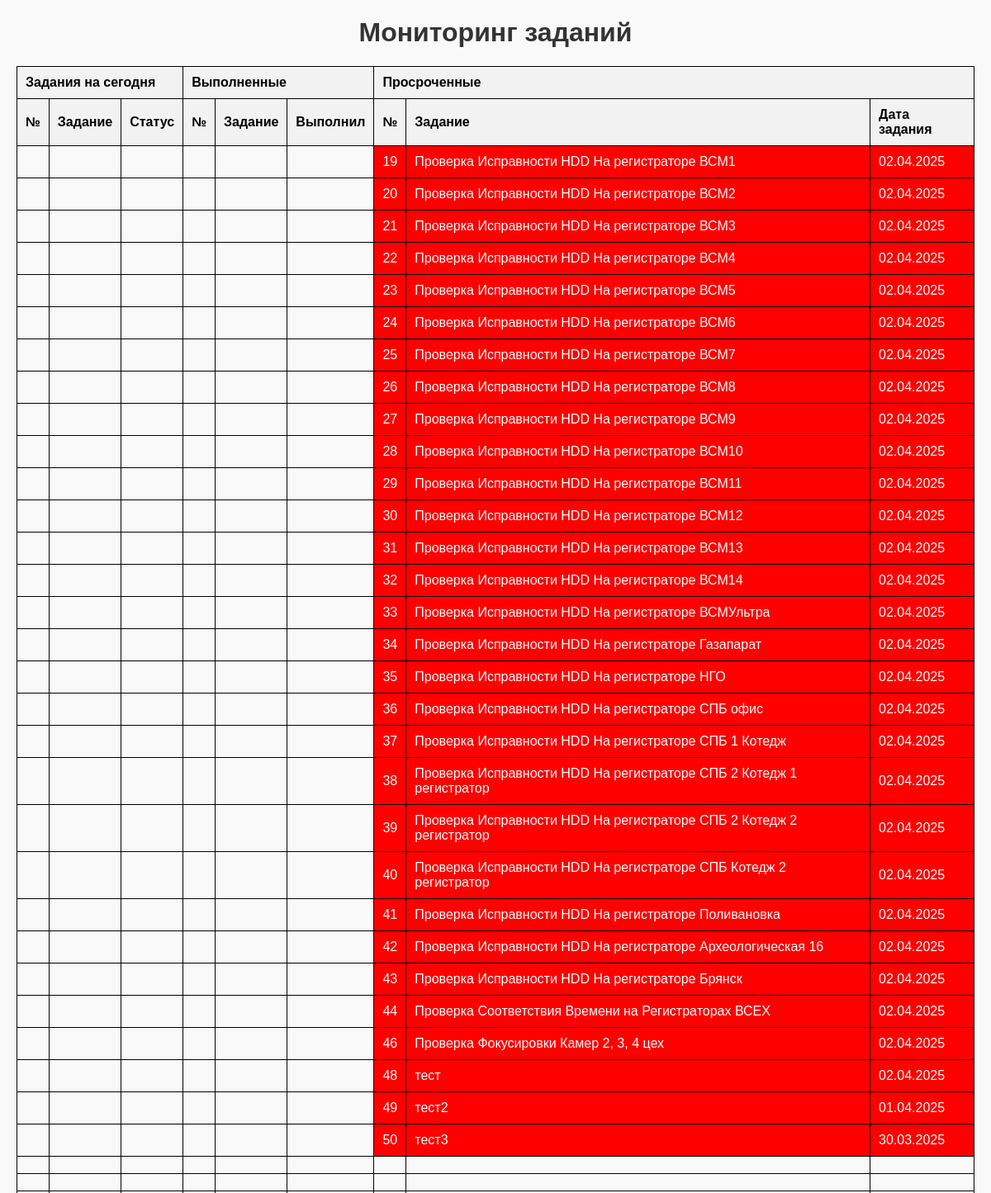
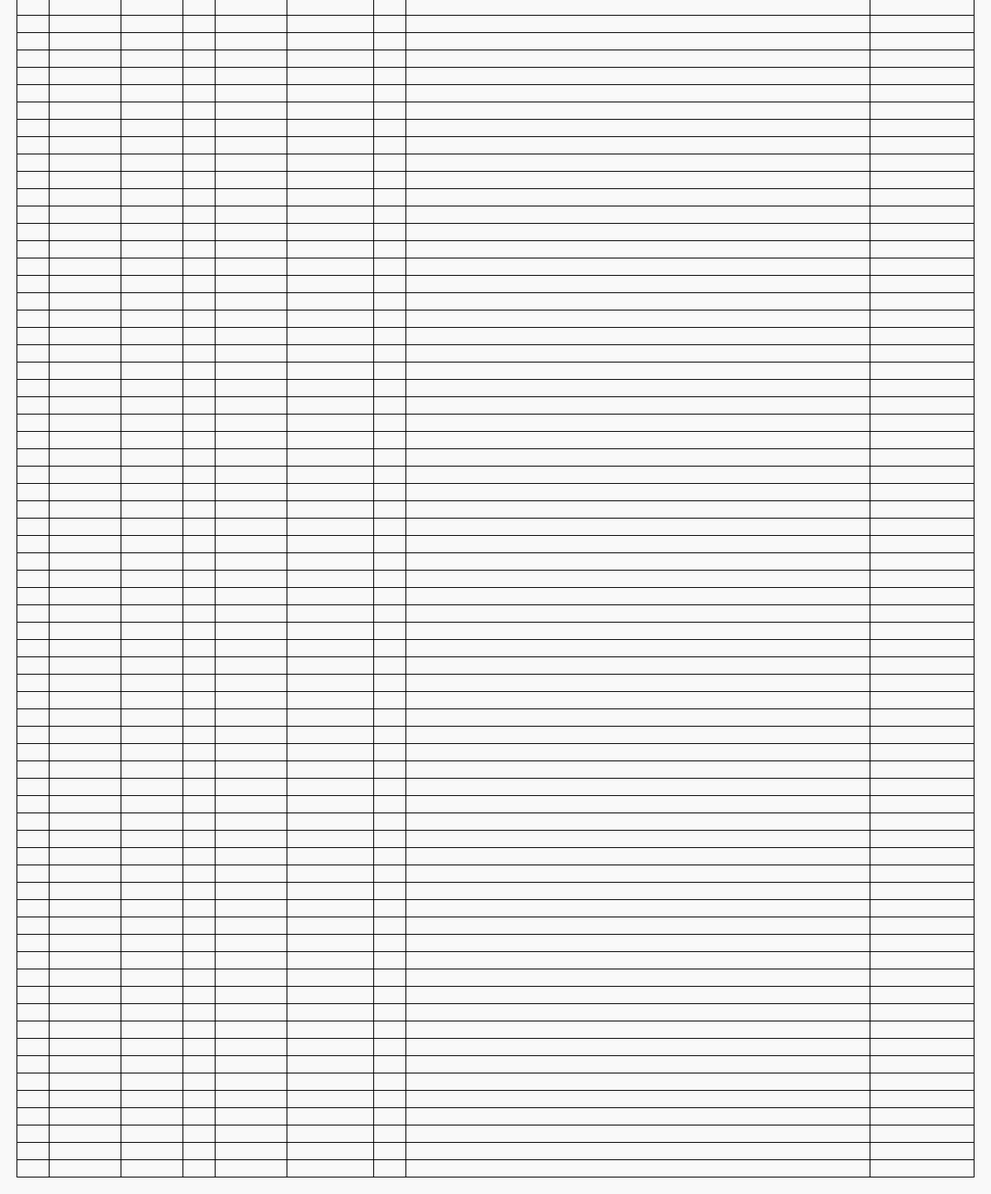
Page /pages/monitor on the committed database (2 pictures, top to bottom).
### tables this page shows
CREATE TABLE result (
	id INTEGER NOT NULL, 
	task VARCHAR NOT NULL, 
	data_create_task VARCHAR, 
	data_task VARCHAR, 
	flag VARCHAR, 
	name_user VARCHAR, 
	data_result_task VARCHAR, 
	id_res INTEGER, 
	PRIMARY KEY (id), 
	FOREIGN KEY(task) REFERENCES tasks (task)
);

### app/pages/router.py (the view)
@router.get('/monitor')
async def get_result_by_id_day_html(request: Request, monitor=Depends(monitor),result_by_id_day=Depends(result_by_id_day), result_good=Depends(result_good), result_bad=Depends(result_bad)):
    return templates.TemplateResponse(name='monitor.html',
                                      context={'request': request, 'monitor': monitor, 'result_by_id_day': result_by_id_day, 'result_good': result_good, 'result_bad': result_bad})

### app/templates/monitor.html (shortened to what this page needs)
<!DOCTYPE html>
<html lang="ru">
<head>
</head>
<body>
<h1>Мониторинг заданий</h1>
<table>
    <thead>
        <tr>
            <th colspan="3">Задания на сегодня</th>
            <th colspan="3">Выполненные</th>
            <th colspan="3">Просроченные</th>
        </tr>
        <tr>
            <th>№</th>
            <th>Задание</th>
            <th>Статус</th>
            <th>№</th>
            <th>Задание</th>
            <th>Выполнил</th>
            <th>№</th>
            <th>Задание</th>
            <th>Дата задания</th>
        </tr>
    </thead>
    <tbody>
      {% for i in range(1, 101) %}
      <tr>
          {% if result_by_id_day|length > 0 and i <= result_by_id_day|length %}
              <td style="background-color: yellow; color: black;">{{ result_by_id_day[i - 1].id }}</td>
              <td style="background-color: yellow; color: black;">{{ result_by_id_day[i - 1].task }}</td>
              <td style="background-color: yellow; color: black;">{{ result_by_id_day[i - 1].flag }}</td>
          {% else %}
              <td></td><td></td><td></td>
          {% endif %}
          {% if result_good|length > 0 and i <= result_good|length %}
              <td style="background-color: green; color: white;">{{ result_good[i - 1].id }}</td>
              <td style="background-color: green; color: white;">{{ result_good[i - 1].task }}</td>
              <td style="background-color: green; color: white;">{{ result_good[i - 1].name_user }}</td>
          {% else %}
              <td></td><td></td><td></td>
          {% endif %}
          {% if result_bad|length > 0 and i <= result_bad|length %}
              <td style="background-color: red; color: white;">{{ result_bad[i - 1].id }}</td>
              <td style="background-color: red; color: white;">{{ result_bad[i - 1].task }}</td>
              <td style="background-color: red; color: white;">{{ result_bad[i - 1].data_task }}</td>
          {% else %}
              <td></td><td></td><td></td>
          {% endif %}
      </tr>
      {% endfor %}
    </tbody>
</table>
</body>
</html>

### app/templates/monitor.html (style rules this page uses)
body { font-family: Arial, sans-serif; margin: 20px; background-color: #f9f9f9; }
h1 { text-align: center; color: #333; }
table { width: 100%; border-collapse: collapse; margin-top: 20px; }
th, td { border: 1px solid #000; padding: 10px; text-align: left; }
th { background-color: #f2f2f2; }
tr:nth-child(even) { background-color: #f9f9f9; }

### rows in the picture
result: id "19", task "Проверка Исправности HDD На регистраторе ВСМ1", data_task "02.04.2025"
result: id "20", task "Проверка Исправности HDD На регистраторе ВСМ2", data_task "02.04.2025"
result: id "21", task "Проверка Исправности HDD На регистраторе ВСМ3", data_task "02.04.2025"
result: id "22", task "Проверка Исправности HDD На регистраторе ВСМ4", data_task "02.04.2025"
result: id "23", task "Проверка Исправности HDD На регистраторе ВСМ5", data_task "02.04.2025"
result: id "24", task "Проверка Исправности HDD На регистраторе ВСМ6", data_task "02.04.2025"
result: id "25", task "Проверка Исправности HDD На регистраторе ВСМ7", data_task "02.04.2025"
result: id "26", task "Проверка Исправности HDD На регистраторе ВСМ8", data_task "02.04.2025"
result: id "27", task "Проверка Исправности HDD На регистраторе ВСМ9", data_task "02.04.2025"
result: id "28", task "Проверка Исправности HDD На регистраторе ВСМ10", data_task "02.04.2025"
result: id "29", task "Проверка Исправности HDD На регистраторе ВСМ11", data_task "02.04.2025"
result: id "30", task "Проверка Исправности HDD На регистраторе ВСМ12", data_task "02.04.2025"
result: id "31", task "Проверка Исправности HDD На регистраторе ВСМ13", data_task "02.04.2025"
result: id "32", task "Проверка Исправности HDD На регистраторе ВСМ14", data_task "02.04.2025"
result: id "33", task "Проверка Исправности HDD На регистраторе ВСМУльтра", data_task "02.04.2025"
result: id "34", task "Проверка Исправности HDD На регистраторе Газапарат", data_task "02.04.2025"
result: id "35", task "Проверка Исправности HDD На регистраторе НГО", data_task "02.04.2025"
result: id "36", task "Проверка Исправности HDD На регистраторе СПБ офис", data_task "02.04.2025"
result: id "37", task "Проверка Исправности HDD На регистраторе СПБ 1 Котедж", data_task "02.04.2025"
result: id "38", task "Проверка Исправности HDD На регистраторе СПБ 2 Котедж 1 регистратор", data_task "02.04.2025"
result: id "39", task "Проверка Исправности HDD На регистраторе СПБ 2 Котедж 2 регистратор", data_task "02.04.2025"
result: id "40", task "Проверка Исправности HDD На регистраторе СПБ Котедж 2 регистратор", data_task "02.04.2025"
result: id "41", task "Проверка Исправности HDD На регистраторе Поливановка", data_task "02.04.2025"
result: id "42", task "Проверка Исправности HDD На регистраторе Археологическая 16", data_task "02.04.2025"
result: id "43", task "Проверка Исправности HDD На регистраторе Брянск", data_task "02.04.2025"
result: id "44", task "Проверка Соответствия Времени на Регистраторах ВСЕХ", data_task "02.04.2025"
result: id "46", task "Проверка Фокусировки Камер 2, 3, 4 цех", data_task "02.04.2025"
result: id "48", task "тест", data_task "02.04.2025"
result: id "49", task "тест2", data_task "01.04.2025"
result: id "50", task "тест3", data_task "30.03.2025"
